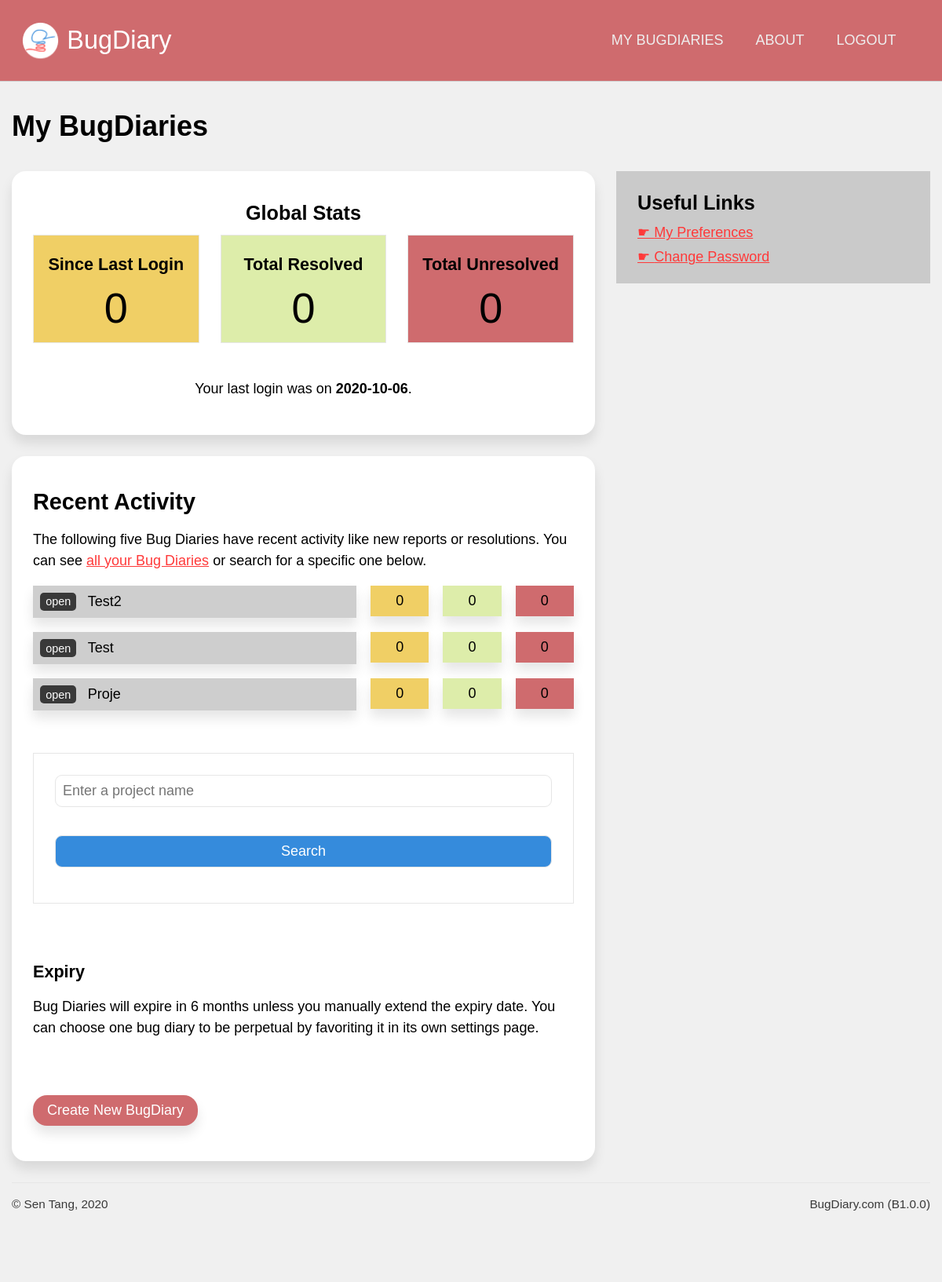
The page /users/dashboard (signed in) on the database as committed earlier.
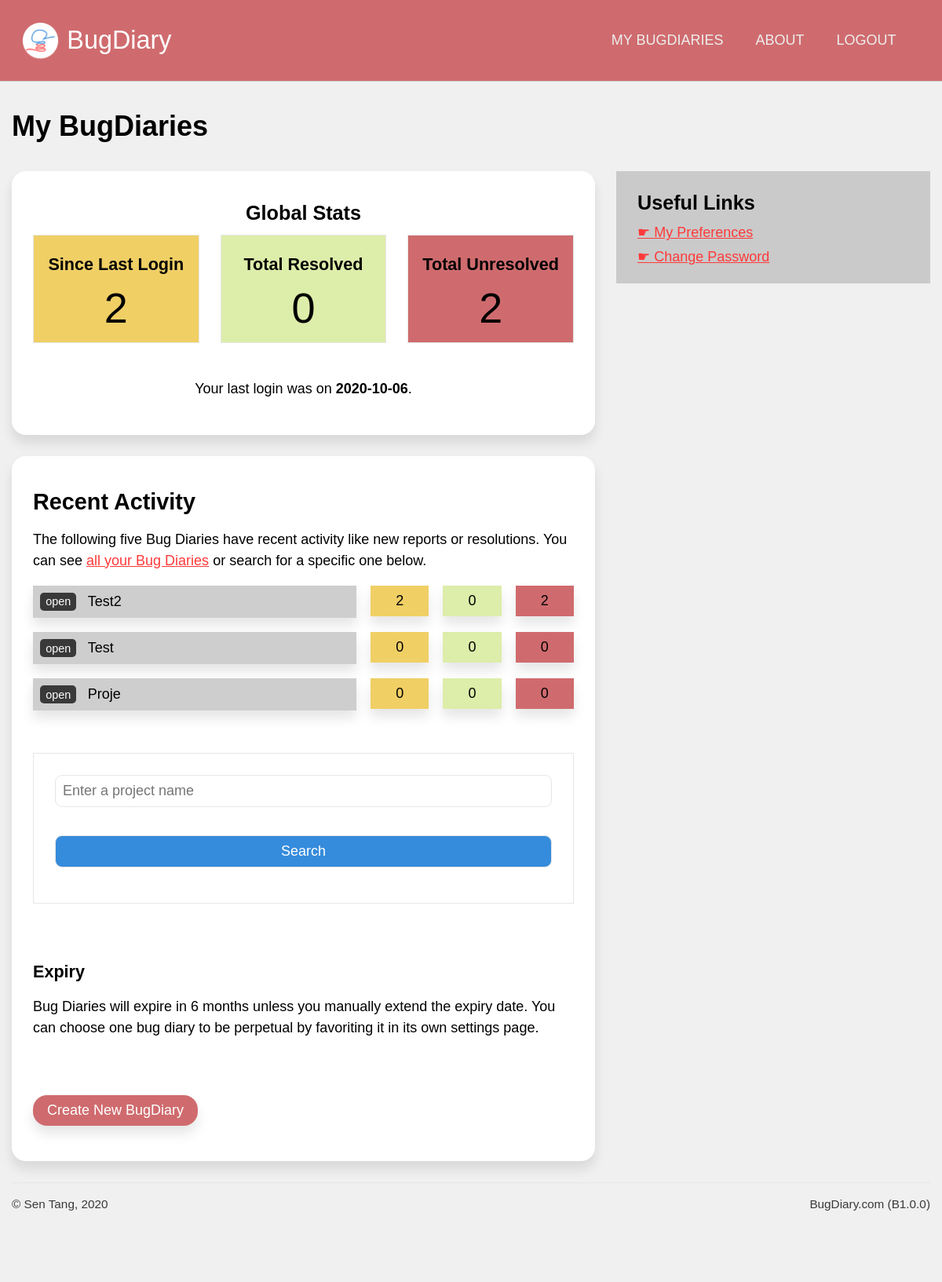
The same page on the database as committed later.
### application/models.py (models this page shows, shortened)
class Projects(db.Model):
    id  = db.Column(db.Integer, primary_key = True, nullable = False)
    url = db.Column(db.String(22), index = True, unique = True, nullable = False)
    name = db.Column(db.String(100), nullable = False)
    description = db.Column(db.Text, nullable = False)
    creation_date = db.Column(db.DateTime, index = True, nullable = False)
    expiry_date = db.Column(db.DateTime, index = True, nullable = False)
    status = db.Column(db.String(10), nullable = False)
    access_code = db.Column(db.String(50), nullable = True)
    last_activity = db.Column(db.DateTime(), default = dt.datetime.now())
    memo = db.Column(db.String(500), default = "Post a memo here!")
    owner = db.Column(db.Integer, db.ForeignKey('users.id')) #linked
    bugs = db.relationship('Bugs', backref = 'containing_project', cascade = "all,delete")
    locations = db.relationship('Project_bug_locations', backref = 'locations_in', cascade = "all,delete")
    types = db.relationship('Project_bug_types', backref = 'types_in', cascade = "all,delete")
    settings = db.relationship('Project_settings', backref = 'settings_for', cascade = "all,delete", uselist = False)
    blog_posts = db.relationship('Blog_posts', backref= 'post_target', cascade = "all,delete")

### application/users/views.py (the view)
@users.route('/dashboard')
@login_required
def dashboard():
    since_last_login = Bugs.query.filter(Bugs.containing_project.has(Projects.id.in_([ proj.id for proj in current_user.owned_projects]))).filter_by(status = "PENDING").filter(Bugs.report_date > current_user.last_login).count()
    resolved = Bugs.query.filter(Bugs.containing_project.has(Projects.id.in_([ proj.id for proj in current_user.owned_projects]))).filter_by(status = "RESOLVED").count()
    unresolved = Bugs.query.filter(Bugs.containing_project.has(Projects.id.in_([ proj.id for proj in current_user.owned_projects]))).filter_by(status = "PENDING").count()
    project_list = current_user.collab_projects
    project_summaries = []
    for project in project_list:
        project_summaries.append({'name': project.name, 'description': project.description, 'url': project.url, 'last_activity': project.last_activity,
        'since_last_login': Bugs.query.filter_by(project = project.id).filter_by(status = "PENDING").filter(Bugs.report_date > current_user.last_login).count(),
        'resolved': Bugs.query.filter_by(project = project.id).filter_by(status = "RESOLVED").count(),
        'unresolved': Bugs.query.filter_by(project = project.id).filter_by(status = "PENDING").count()})
    def get_dates(p):
        return p['last_activity']
    project_summaries.sort(key=get_dates, reverse=True)
    return render_template('user_dash.html', user = current_user, since_last_login = since_last_login, resolved = resolved, unresolved = unresolved, project_summaries = project_summaries[:5])

### application/models.py (called while the page is built)
@login_manager.user_loader
def load_user(user_id):
    return Users.query.get(user_id)

### application/users/templates/users/user_dash.html (shortened to what this page needs)
{% extends 'confined.html' %}
{% import 'macros.html' as macros %}
{% block main %}
<h1>My BugDiaries</h1>
<div class="main-aside">
    <main>
        <div class="bg-white rounded shadowed block text-centered">
            <h3>Global Stats</h3>
            <div class="block-comparison-3">
                <div class="comp1 text-centered lined bg-yellow">
                    <h4>Since Last Login</h4>
                    <span class="bignum">{{ since_last_login }}</span>
                </div>
                <div class="comp2 text-centered lined bg-green">
                    <h4>Total Resolved</h4>
                    <span class="bignum">{{ resolved }}</span>
                </div>
                <div class="comp3 text-centered lined bg-red">
                    <h4>Total Unresolved</h4>
                    <span class="bignum">{{ unresolved }}</span>
                </div>
            </div>
            <p>
                Your last login was on <b>{{ current_user.last_login.strftime('%Y-%m-%d') }}</b>.
            </p>
        </div>
        <div class="bg-white rounded shadowed block">
            <h2>Recent Activity</h2>
            <p>
                The following five Bug Diaries have recent activity like new reports or resolutions. You can see <a href="{{ url_for('users.all_projects') }}">all your Bug Diaries</a> or search for a specific one below.
            </p>
            {% for project in project_summaries %}
            {{ macros.summary_with_stats(project) }}
            {% endfor %}
            <div class="spacer-small"></div>
            {{ macros.search(current_user.collab_projects) }}
            <div class="spacer-small"></div>
            <h4>Expiry</h4>
            <p>
                Bug Diaries will expire in 6 months unless you manually extend the expiry date. You can choose one bug diary to be perpetual by favoriting it in its own settings page.
            </p>
            <div class="spacer-small"></div>
            <a href="{{ url_for('projects.create') }}" class="button-primary rounded shadowed">
                Create New BugDiary
            </a>
        </div>
    </main>
    <aside>
        <div class="sidebar-block bg-gray">
            <h3>Useful Links</h3>
            <a href="{{ url_for('users.preferences') }}" class="navigation">My Preferences</a>
            <a href="{{ url_for('users.settings') }}" class="navigation">Change Password</a>
        </div>
    </aside>
</div>
{% endblock %}

### application/templates/macros.html (shortened to what this page needs)
{% macro search(suggestions) %}
<form action="{{ url_for('users.search') }}" method="get" class="lined bg-white block" autocomplete="off">
    <input name="search_term" type="text" list="project_names" placeholder="Enter a project name">
    <input type="submit" value="Search" class="button-secondary">
</form>
{% endmacro %}
{% macro summary_with_stats(project) %}
<div class="project-summary">
    <div class="name shadowed">
        <a href="{{ url_for('projects.dashboard', project_url = project['url']) }}">open</a><span onclick="toggleElement('sum-{{project.id}}')">{{ project['name'] }}</span>
    </div>
    <div class="stats text-centered shadowed bg-yellow">
        {{ project['since_last_login'] }}
    </div>
    <div class="stats text-centered shadowed bg-green">
        {{ project['resolved'] }}
    </div>
    <div class="stats text-centered shadowed bg-red">
        {{ project['unresolved'] }}
    </div>
</div>
{% endmacro %}

Rows that differ between the two databases and show on the page:
changed Projects "Test2": since_last_login "0" → "2"; unresolved "0" → "2"
Other text that changed with them:
{{ since_last_login }}: "0" → "2"
{{ unresolved }}: "0" → "2"
